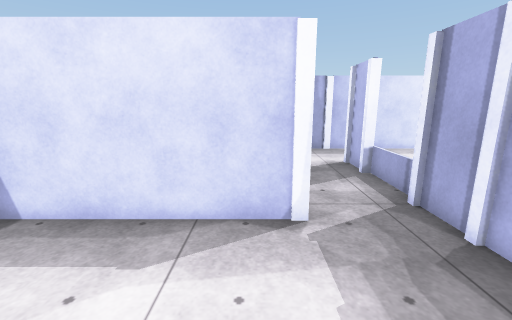
View 1 (above)

14 first-person views from a walk through a 3-D level made in the Unity game engine. The camera is 1.4 m above the floor, tilts 12° down and sees 90° across. The floor is counted in squares, 0.5 m on a side. Each view is taken from the middle of a square. On the plan, view 1 faces up. The plan holds only what a view shows up to about 19 squares ahead; the rest is blank. Some surface patterns are stand-ins.

View 2
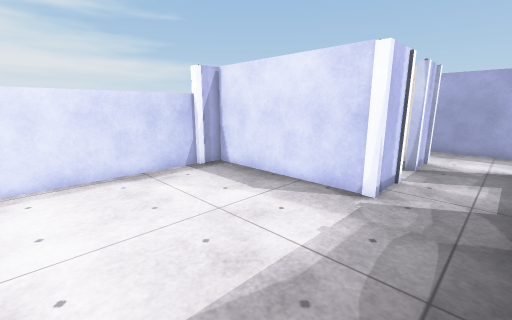

View 3
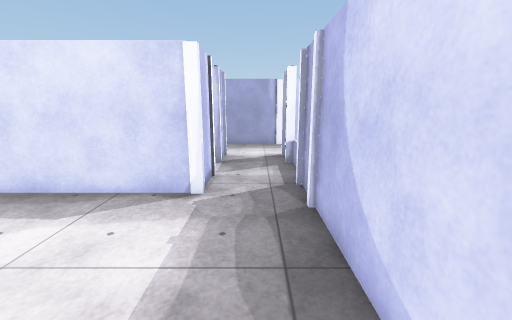

View 4
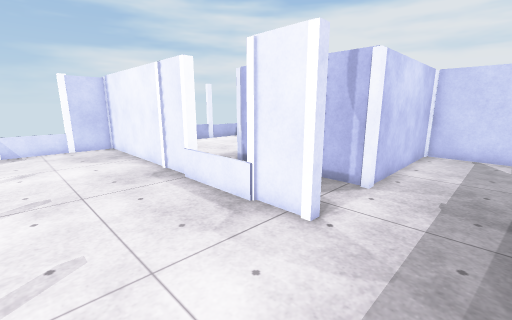

View 5
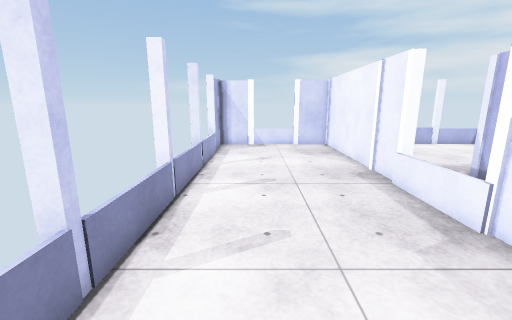

View 6
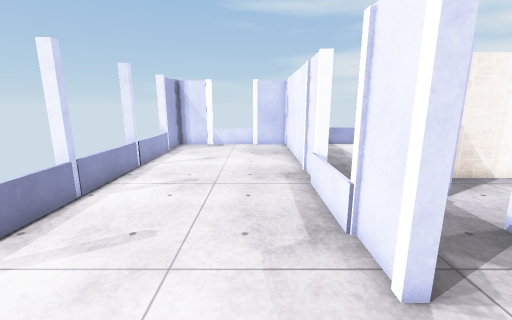

View 7
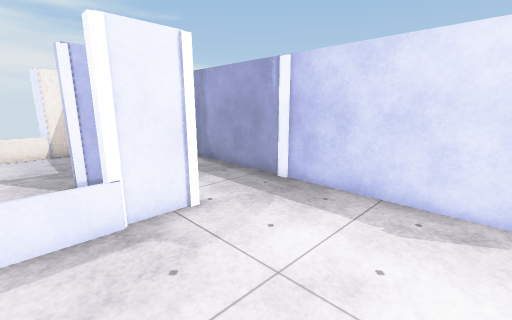

View 8
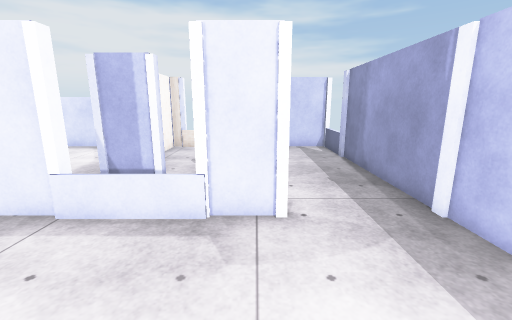

View 9
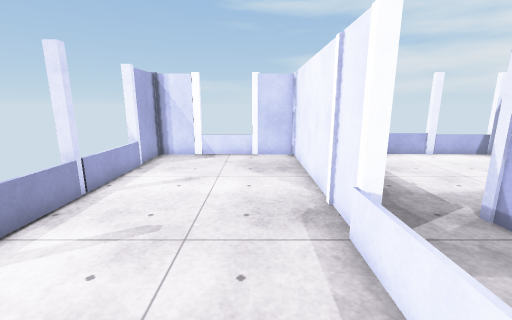

View 10
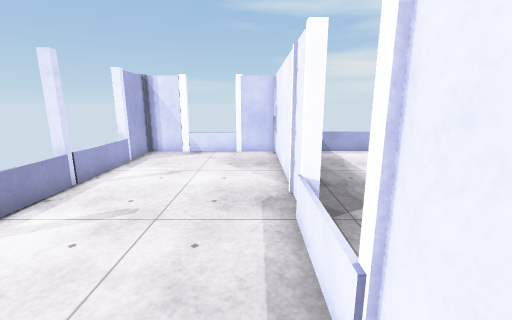

View 11
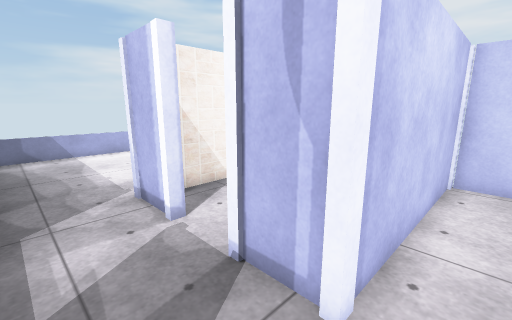

View 12
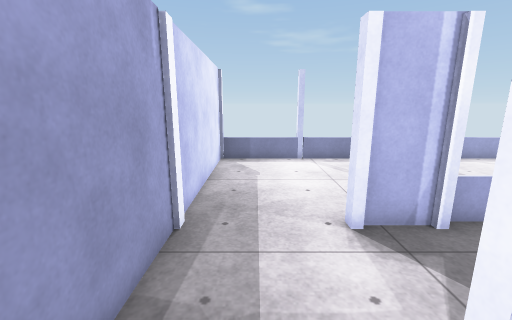

View 13
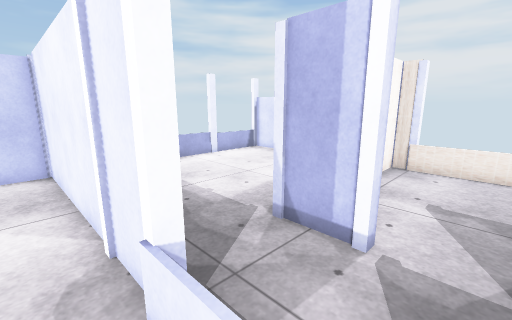

View 14
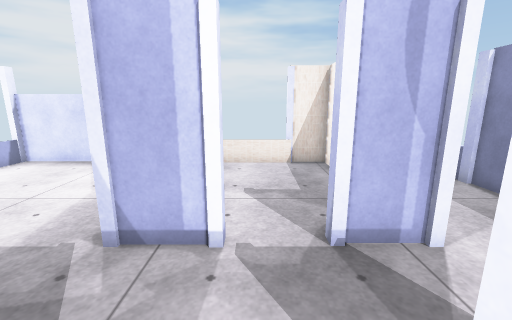

### Floor plan
Ten units are one square. View 1 is at (0, 0); x grows to the right and y downward. Boxes are objects, and circles mark ways between rooms. Rooms are numbered by the first view taken in them; rooms with no view inside come last. Other rooms are left out.
<svg viewBox="-73 -174 207 209">
<path fill="none" stroke="#000" d="M12 -83 12 -60 -66 -60M45 -46 45 -51M47 -52 47 -69M45 -68 45 -72M-65 -51 -65 -47M-68 -47 -68 27 -59 27M-68 -69 -68 -50M47 6 47 -48M47 -108 47 -126M9 -128 12 -128 12 -105M-39 27 -19 27M44 -128 48 -128M55 -169 -39 -169M-59 -169 -68 -169 -68 -128 8 -128M49 -78 49 -105M48 -72 48 27 80 27M48 -128 48 -105M90 27 126 27 126 -139M129 -169 55 -169M50 -108 50 -69"/>
<circle cx="50" cy="-150" r="3" fill="#2a7"/>
<text x="0" y="-50">1</text>
<text x="90" y="-70">2</text>
</svg>
Room 1 opens to room 2.

Where each view was taken, in squares from view 1:
view 1: 0 up, 0 right, facing up
view 2: 2 down, 4 right, facing up-left
view 3: 2 down, 3 right, facing up
view 4: 16 up, 10 right, facing down-left
view 5: 16 up, 10 right, facing down
view 6: 16 up, 7 right, facing down
view 7: 9 up, 11 right, facing up-left
view 8: 12 up, 11 right, facing left
view 9: 12 up, 7 right, facing down
view 10: 13 up, 6 right, facing down
view 11: 14 up, 4 right, facing down-left
view 12: 15 up, 1 left, facing right
view 13: 10 up, 6 right, facing down-left
view 14: 9 up, 6 right, facing left
